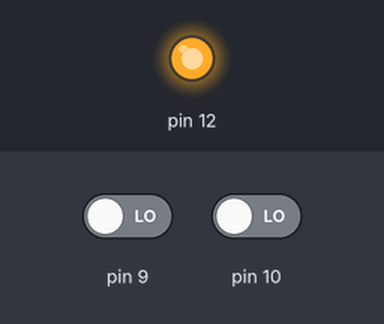
Recording of a sketch running on a simulated Arduino Uno, built with avr-gcc and run on an emulated ATmega328P. On the bench: output pins drawn as LEDs (lit = HIGH). The test bench sets the inputs (shaded band); at power-on: pin 9 LOW, pin 10 LOW.

Above: at 1.2 s.
1.3 s: pin 9 driven HIGH
At 2.0 s:
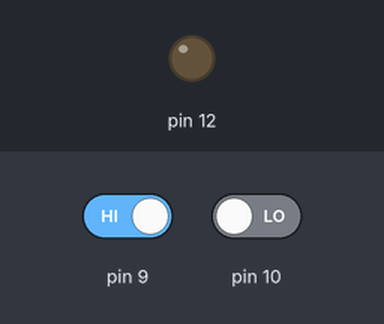
2.8 s: pin 9 driven LOW
At 3.2 s:
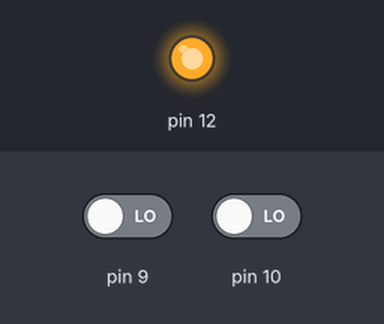
4.3 s: pin 10 driven HIGH
At 5.5 s:
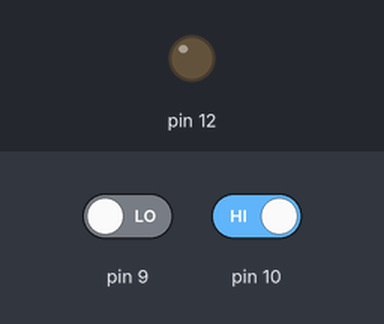
Timing chart, 0 to 7.3 s (numbered marks = the images above; inputs shaded):
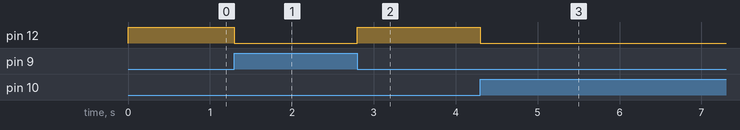

Measured:
- after the input at 1.3 s, pin 12: HIGH → LOW at once
- after the input at 2.8 s, pin 12: LOW → HIGH at once
- after the input at 4.3 s, pin 12: HIGH → LOW at once

The sketch:

bool-NOR.ino
```cpp
bool A;
bool B;
bool C;
bool D;
void setup() {
  pinMode(12, OUTPUT);
  pinMode(10, INPUT);
  pinMode(9, INPUT);
}

void loop() {
  A = digitalRead(9);
  B = digitalRead(10);
  C = A || B;
  D = !C;
  digitalWrite(12,D);

}
```
